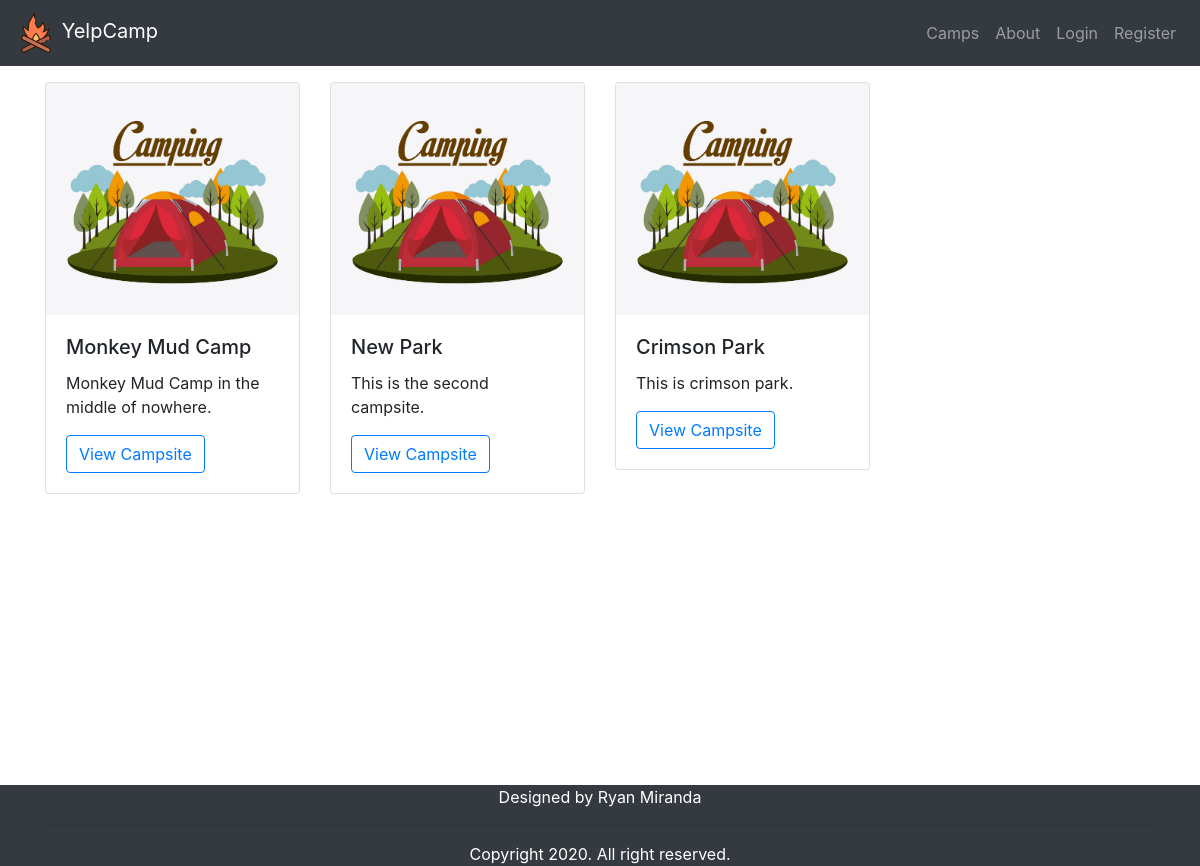
The app's page /camps/, older data.
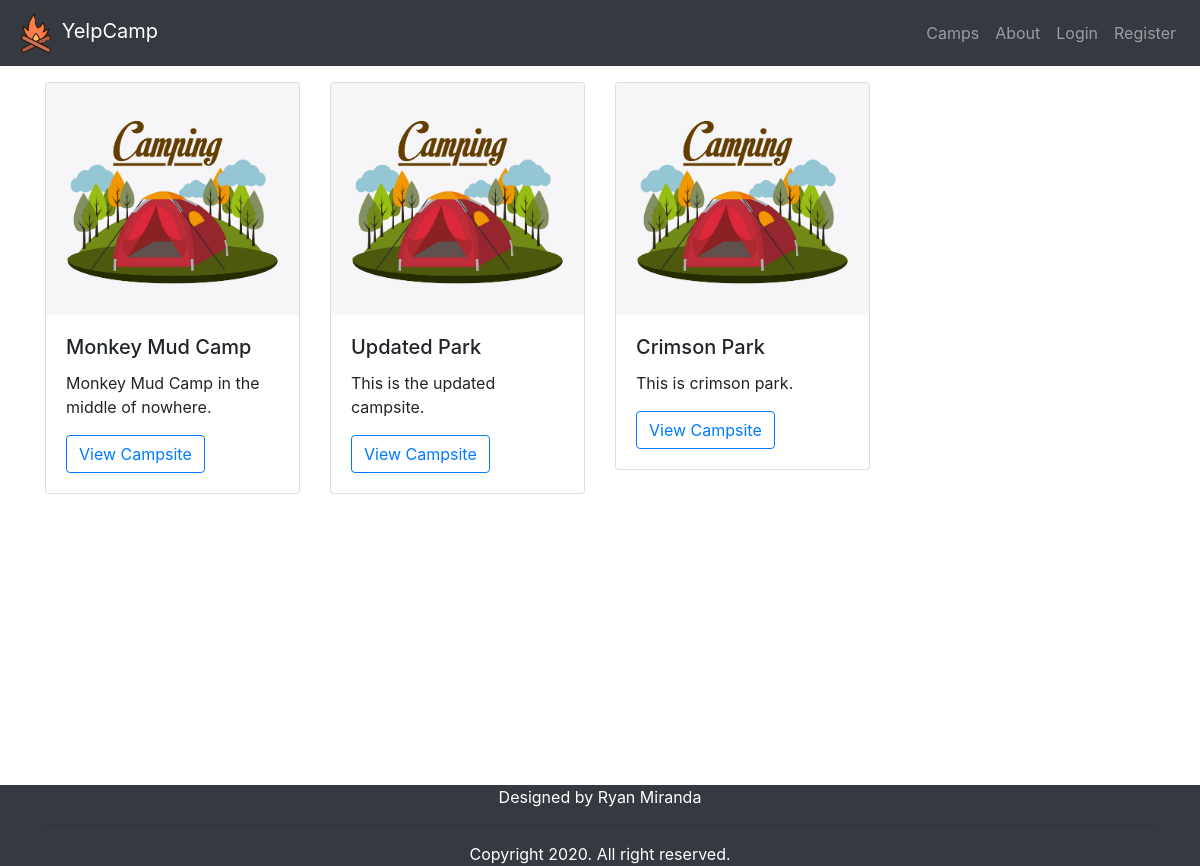
The same page, newer data.
### camps/models.py (models this page shows, shortened)
class Camp(models.Model):
    name = models.CharField(max_length=100, null=False, blank=False)
    content = models.TextField(max_length=200, null=False, blank=False)
    image = models.ImageField(upload_to='camps', null=True, blank=True)
    posted_date = models.DateTimeField(auto_now_add=True)
    edited_date = models.DateTimeField(auto_now=True)
    user = models.ForeignKey(User, on_delete=models.CASCADE)

### camps/views.py (the view)
# urls.py: path('', views.showAllCamps, name='all_camps'),
def showAllCamps(request):
    camps = Camp.objects.all()
    task = 'Create'
    return render(request, 'camps/all_camps.html', {'camps':camps, 'task':task})

### camps/templates/camps/all_camps.html (shortened to what this page needs)
{% extends 'users/base.html' %}
{% load static %}
{% block content %}
    {% if camps %}
        <div class="row">
            {% for camp in camps %}
                <div class="col-lg-3">
                        <div class="card">
                            <img class="card-img-top" src="/media/{{ camp.image }}" alt="Card image cap">
                            <div class="card-body">
                                <h5 class="card-title">{{ camp.name }}</h5>
                                <p class="card-text">{{ camp.content }}</p>
                                <a href="{% url 'camp' camp.id %}" class="btn btn-outline-primary">View Campsite</a>
                            </div>
                        </div>
                </div>
            {% endfor %}
        </div>
    {% endif %}
{% endblock %}

### users/templates/users/base.html (shortened to what this page needs)
{% load static %}
<!DOCTYPE html>
<html lang="en">
<head>
    <link rel="stylesheet" href="https://maxcdn.bootstrapcdn.com/bootstrap/4.0.0/css/bootstrap.min.css">
    <link rel="stylesheet" href="{% static 'css/styles.css' %}">
</head>
<body>
    {% include 'users/nav.html' %}
    <div class="flex-wrapper">
        <div class="container main-container">
            {% block content %}
            {% endblock %}
        </div>
        <div class="footer">
            <div class="container text-center">
                <p class="">Designed by Ryan Miranda</p>
                <hr>
                <p>Copyright 2020. All right reserved.</p>
            </div>
        </div>
    </div>
</body>
</html>

### users/templates/users/nav.html (shortened to what this page needs)
{% load static %}
<nav class="navbar navbar-expand-lg navbar-dark bg-dark">
    <a class="navbar-brand" href="{% url 'home' %}"><img src="{% static 'images/campfire.svg' %}" alt="Logo" id="logo"> YelpCamp</a>
    <div class="collapse navbar-collapse d-flex justify-content-end" id="navbarNav">
      <ul class="navbar-nav">
        <li class="nav-item">
          <a class="nav-link" href="{% url 'all_camps' %}">Camps</a>
        </li>
        {% if user.is_authenticated %}
          <li class="nav-item">
            <a class="nav-link" href="{% url 'profile' user.id %}">Profile</a>
          </li>
          <li class="nav-item">
            <a class='nav-link' href="{% url 'create_camp' %}">Create New Camp</a>
          </li>
          <li class="nav-item">
            <a class='nav-link' href="{% url 'logout' %}">Logout</a>
          </li>
        {% else %}
          <li class="nav-item">
            <a class="nav-link" href="{% url 'about' %}">About</a>
          </li>
          <li class="nav-item">
            <a class="nav-link" href="{% url 'login' %}">Login</a>
          </li>
          <li class="nav-item">
            <a class="nav-link" href="{% url 'register' %}">Register</a>
          </li>
        {% endif %}
      </ul>
    </div>
</nav>

### static/css/styles.css (style rules this page uses)
body { margin: 0; padding: 0; }
.main-container { margin-top: 16px; }
.flex-wrapper { display: flex; min-height: 100vh; flex-direction: column; justify-content: space-between }
.footer { width: 100%; background-color: #343a40; margin-top: 16px; }
.footer p { color: #fff; display: inline; }
#logo { width: 40px; height: 40px; }

Row changes from the older to the newer data that the page shows:
changed Camp: name "New Park" → "Updated Park"; content "This is the second campsite." → "This is the updated campsite."
